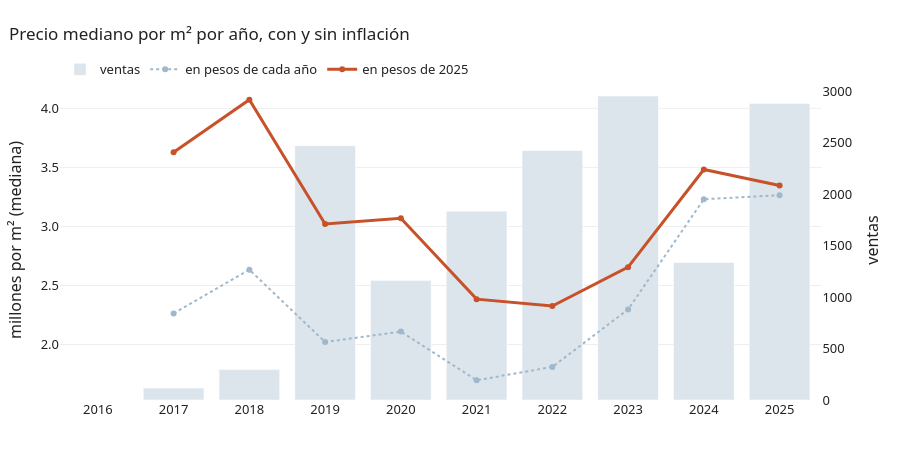

Notebook code for this chart:
### Markdown cell above
## Evolución en el tiempo

### Code cell
serie = viv.groupby("anio").agg(n=("precio", "size"), nominal=("precio_m2", "median"),
                                 real=("precio_m2_real", "median"))
lineas = serie[serie.n >= 100]

fig = make_subplots(specs=[[{"secondary_y": True}]])
fig.add_bar(x=serie.index, y=serie.n, name="ventas", marker_color="#DCE4EC", secondary_y=False,
            hovertemplate="%{x}: %{y} ventas<extra></extra>")
fig.add_scatter(x=lineas.index, y=lineas.nominal / 1e6, name="en pesos de cada año", mode="lines+markers",
                line=dict(color=GRIS, width=2, dash="dot"), hovertemplate="%{x}: %{y:.2f} M<extra></extra>",
                secondary_y=True)
fig.add_scatter(x=lineas.index, y=lineas.real / 1e6, name="en pesos de 2025", mode="lines+markers",
                line=dict(color=ROJO, width=3), hovertemplate="%{x}: %{y:.2f} M<extra></extra>",
                secondary_y=True)
# las barras (ventas) van en el eje derecho y detrás de las líneas
fig.update_yaxes(title_text="ventas", secondary_y=False, showgrid=False, side="right")
fig.update_yaxes(title_text="millones por m² (mediana)", secondary_y=True, side="left",
                 tickmode="auto", tickformat=".1f", showgrid=True)
fig.update_xaxes(dtick=1)
fig.update_layout(legend=dict(orientation="h", y=1.08))
mostrar(fig, "Precio mediano por m² por año, con y sin inflación")

recientes = viv[viv.anio >= 2019]
H, p, eps2 = kruskal_por_grupo(recientes, "precio_m2_real", "anio", range(2019, 2026))
anotar("¿El m² real cambia entre 2019 y 2025?", "Kruskal-Wallis", H, p, f"épsilon² = {eps2:.3f}")

serie.assign(nominal=serie.nominal.map(cop), real=serie.real.map(cop))

### Figure 1 — Plotly figure (JSON) as saved in the notebook; plotly's stock layout.template omitted (floating-point values rounded to 4 significant figures)
{"data": [{"hovertemplate": "%{x}: %{y} ventas<extra></extra>", "marker": {"color": "#DCE4EC"}, "name": "ventas", "type": "bar", "x": [2016, 2017, 2018, 2019, 2020, 2021, 2022, 2023, 2024, 2025], "xaxis": "x", "y": [1, 116, 295, 2469, 1161, 1832, 2421, 2951, 1335, 2878], "yaxis": "y"}, {"hovertemplate": "%{x}: %{y:.2f} M<extra></extra>", "line": {"color": "#9FB8CC", "dash": "dot", "width": 2}, "mode": "lines+markers", "name": "en pesos de cada año", "type": "scatter", "x": [2017, 2018, 2019, 2020, 2021, 2022, 2023, 2024, 2025], "xaxis": "x", "y": [2.263, 2.633, 2.021, 2.109, 1.697, 1.81, 2.297, 3.23, 3.265], "yaxis": "y2"}, {"hovertemplate": "%{x}: %{y:.2f} M<extra></extra>", "line": {"color": "#C7522A", "width": 3}, "mode": "lines+markers", "name": "en pesos de 2025", "type": "scatter", "x": [2017, 2018, 2019, 2020, 2021, 2022, 2023, 2024, 2025], "xaxis": "x", "y": [3.627, 4.073, 3.021, 3.069, 2.384, 2.326, 2.655, 3.482, 3.347], "yaxis": "y2"}], "layout": {"height": 450, "legend": {"orientation": "h", "y": 1.08}, "title": {"text": "Precio mediano por m² por año, con y sin inflación"}, "xaxis": {"anchor": "y", "domain": [0.0, 0.94], "dtick": 1}, "yaxis": {"anchor": "x", "domain": [0.0, 1.0], "showgrid": false, "side": "right", "title": {"text": "ventas"}}, "yaxis2": {"anchor": "x", "overlaying": "y", "showgrid": true, "side": "left", "tickformat": ".1f", "tickmode": "auto", "title": {"text": "millones por m² (mediana)"}}}}
